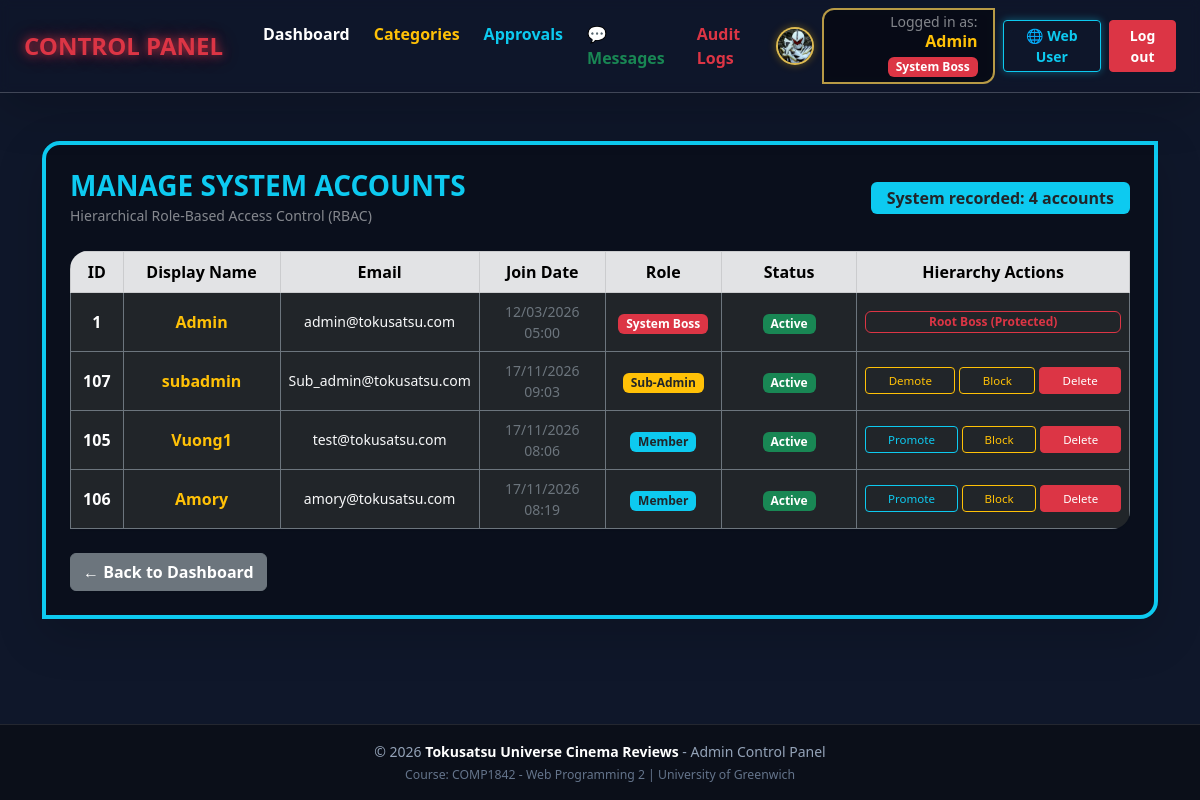
/index.php?route=admin/manage-users (signed in), run on the app's committed database.
### tables this page shows
CREATE TABLE `users` (
  `id` int(11) NOT NULL,
  `name` varchar(255) NOT NULL,
  `email` varchar(255) NOT NULL,
  `password` varchar(255) NOT NULL,
  `role` tinyint(1) DEFAULT 0 COMMENT '0 = User, 1 = Boss, 2+ = Sub-Admin',
  `created_at` timestamp NOT NULL DEFAULT current_timestamp(),
  `updated_at` timestamp NOT NULL DEFAULT current_timestamp() ON UPDATE current_timestamp(),
  `avatar` varchar(255) DEFAULT 'default_avatar.webp',
  `bio` text DEFAULT NULL,
  `favorite_genre` varchar(100) DEFAULT NULL,
  `status` enum('active','on_break') DEFAULT 'active',
  `credibility_score` int(11) DEFAULT 0,
  `badge` varchar(50) DEFAULT 'Newbie',
  `is_deleted` tinyint(1) DEFAULT 0,
  `is_blocked` tinyint(1) NOT NULL DEFAULT 0,
  `blocked_until` datetime DEFAULT NULL,
  `block_reason` varchar(255) DEFAULT NULL,
  `reset_token` varchar(255) DEFAULT NULL,
  `reset_expires` datetime DEFAULT NULL
);

### views/admin/manage_users.php (the view, shortened to what the rows shown need)
<?php
$users = is_array($users ?? null) ? $users : [];
$isBoss = !empty($isBoss);
?>
<div class="card admin-card p-4 border-top border-4 border-info shadow-lg">
    <div class="table-responsive rounded shadow-sm">
        <table class="table table-dark table-hover table-bordered align-middle border-secondary m-0 text-center">
            <thead class="table-secondary text-dark fw-bold">
                <tr>
                    <th width="5%">ID</th>
                    <th width="15%">Display Name</th>
                    <th width="18%">Email</th>
                    <th width="12%">Join Date</th>
                    <th width="11%">Role</th>
                    <th width="13%">Status</th>
                    <th width="26%">Hierarchy Actions</th>
                </tr>
            </thead>
            <tbody>
                <?php if (empty($users)): ?>
                    <tr><td colspan="7" class="text-center text-secondary py-5 fw-bold">No data available.</td></tr>
                <?php else: ?>
                    <?php foreach ($users as $u): ?>
                        <?php
                            $targetId = (int) ($u['id'] ?? 0);
                            $targetRole = (int) ($u['role_int'] ?? ($u['role'] ?? 0));
                            $targetName = (string) ($u['name'] ?? 'No name');
                            $isTargetBoss = !empty($u['is_target_boss']);
                            $isSelf = !empty($u['is_self']);
                            $isTargetBlocked = !empty($u['is_target_blocked']);
                            $isDeleted = !empty($u['is_deleted_flag']);
                        ?>
                        <tr class="<?= $isDeleted ? 'opacity-75' : ($isTargetBlocked ? 'bg-danger bg-opacity-10' : '') ?>">
                            <td class="fw-bold"><?= $targetId ?></td>
                            <td class="text-warning fw-bold"><?= $viewHelper->e($targetName) ?></td>
                            <td class="small text-light"><?= $viewHelper->e($u['email'] ?? '') ?></td>
                            <td class="text-secondary small">
                                <?= $viewHelper->e($u['created_at_formatted'] ?? 'N/A') ?>
                            </td>
                            <td>
                                <?php if ($isTargetBoss): ?>
                                    <span class="badge bg-danger px-2 py-1">System Boss</span>
                                <?php elseif ($targetRole >= 2): ?>
                                    <span class="badge bg-warning text-dark px-2 py-1">Sub-Admin</span>
                                <?php else: ?>
                                    <span class="badge bg-info text-dark px-2 py-1">Member</span>
                                <?php endif; ?>
                            </td>
                            <td>
                                <?php if ($isDeleted): ?>
                                    <span class="badge bg-secondary">Deactivated</span>
                                <?php else: ?>
                                    <span class="badge bg-success">Active</span>
                                <?php endif; ?>
                            </td>
                            <td>
                                <div class="d-flex flex-column gap-1 justify-content-center align-items-center">
                                    <?php if ($isTargetBoss): ?>
                                        <span class="badge bg-dark border border-danger text-danger w-100 py-1" style="font-size: 0.75rem;">
                                            Root Boss (Protected)
                                        </span>
                                    <?php elseif ($isSelf): ?>
                                        <span class="badge bg-secondary w-100 py-1" style="font-size: 0.75rem;">
                                            Your Active Account
                                        </span>
                                    <?php elseif ($isBoss): ?>
                                        <div class="d-flex gap-1 w-100">
                                            <?php if ($targetRole >= 2): ?>
                                                <form method="POST"
                                                      action="<?= $viewHelper->routeUrl('admin/manage-users', [], false) ?>"
                                                      class="flex-fill"
                                                      data-confirm="Demote Sub-Admin <?= $viewHelper->e($targetName) ?> to regular Member?">
                                                    <button type="submit" class="btn btn-sm btn-outline-warning w-100 py-1" style="font-size: 0.72rem;">
                                                        Demote
                                                    </button>
                                                </form>
                                            <?php elseif ($targetRole === 0): ?>
                                                <form method="POST"
                                                      action="<?= $viewHelper->routeUrl('admin/manage-users', [], false) ?>"
                                                      class="flex-fill"
                                                      data-confirm="Promote member <?= $viewHelper->e($targetName) ?> to Sub-Admin?">
                                                    <button type="submit" class="btn btn-sm btn-outline-info w-100 py-1" style="font-size: 0.72rem;">
                                                        Promote
                                                    </button>
                                                </form>
                                            <?php endif; ?>
                                            <?php if ($isTargetBlocked): ?>
                                                <form method="POST"
                                                      action="<?= $viewHelper->routeUrl('admin/manage-users', [], false) ?>"
                                                      class="flex-fill"
                                                      data-confirm="Unblock user account <?= $viewHelper->e($targetName) ?>?">
                                                    <?= $viewHelper->csrfInput() ?>
                                                    <?= $viewHelper->tabInput() ?>
                                                    <input type="hidden" name="unblock_id" value="<?= $targetId ?>">
                                                    <button type="submit" class="btn btn-sm btn-success w-100 py-1" style="font-size: 0.72rem;">
                                                        Unblock
                                                    </button>
                                                </form>
                                            <?php else: ?>
                                                <button type="button" class="btn btn-sm btn-outline-warning flex-fill py-1" style="font-size: 0.72rem;"
                                                        data-bs-toggle="modal" data-bs-target="#blockUserModal"
                                                        data-user-id="<?= $targetId ?>" data-user-name="<?= $viewHelper->e($targetName) ?>">
                                                    Block
                                                </button>
                                            <?php endif; ?>
                                            <form method="POST"
                                                  action="<?= $viewHelper->routeUrl('admin/manage-users', [], false) ?>"
                                                  class="flex-fill"
                                                  data-confirm="The System Boss confirms deleting account <?= $viewHelper->e($targetName) ?>?">
                                                <button type="submit" class="btn btn-sm btn-danger w-100 py-1" style="font-size: 0.72rem;">
                                                    Delete
                                                </button>
                                            </form>
                                        </div>
                                    <?php endif; ?>
                                </div>
                            </td>
                        </tr>
                    <?php endforeach; ?>
                <?php endif; ?>
            </tbody>
        </table>
    </div>
</div>

### views/layouts/admin.php (shortened to what the rows shown need)
<!DOCTYPE html>
<html lang="en">
<head>
    <link href="https://cdn.jsdelivr.net/npm/bootstrap@5.3.0/dist/css/bootstrap.min.css" rel="stylesheet">
    <link rel="stylesheet" href="<?= $viewHelper->asset('public/css/admin_style.css?v=3.8') ?>">
</head>
<body class="admin-body d-flex flex-column min-vh-100">
    <nav class="navbar navbar-expand-lg navbar-dark admin-navbar shadow-lg mb-5 sticky-top">
        <div class="container-fluid px-4">
            <div class="d-flex align-items-center gap-2 ms-auto">
                <div class="user-badge d-none d-sm-block text-end">
                    <span class="text-white-50 small d-block" style="line-height: 1;">Logged in as:</span>
                    <span class="text-warning fw-bold fs-6">
                        <?= $viewHelper->e(($auth['name'] ?? '') !== '' ? $auth['name'] : ($auth['email'] ?? 'Administrator')) ?>
                    </span>
                    <?php if (!empty($auth['is_boss'])): ?>
                        <span class="badge bg-danger ms-1"> System Boss</span>
                    <?php else: ?>
                        <span class="badge bg-warning text-dark ms-1"> Sub-Admin</span>
                    <?php endif; ?>
                </div>
            </div>
        </div>
    </nav>
    <main class="container admin-main-content flex-grow-1">
        <?= $output ?? ($content ?? '') ?>
    </main>
</body>
</html>

### data on the page
users: name "Admin", id "1", email "admin@tokusatsu.com", e "12/03/2026 05:00", shows "System Boss", shows "Root Boss (Protected)"
users: id "107", name "subadmin", email "Sub_admin@tokusatsu.com", e "17/11/2026 09:03", role "Sub-Admin"
users: id "105", name "Vuong1", email "test@tokusatsu.com", e "17/11/2026 08:06", role "Member"
users: id "106", name "Amory", email "amory@tokusatsu.com", e "17/11/2026 08:19", role "Member"

### other printed values
count($users) "4"
$viewHelper->e($currentYear) "2026"
